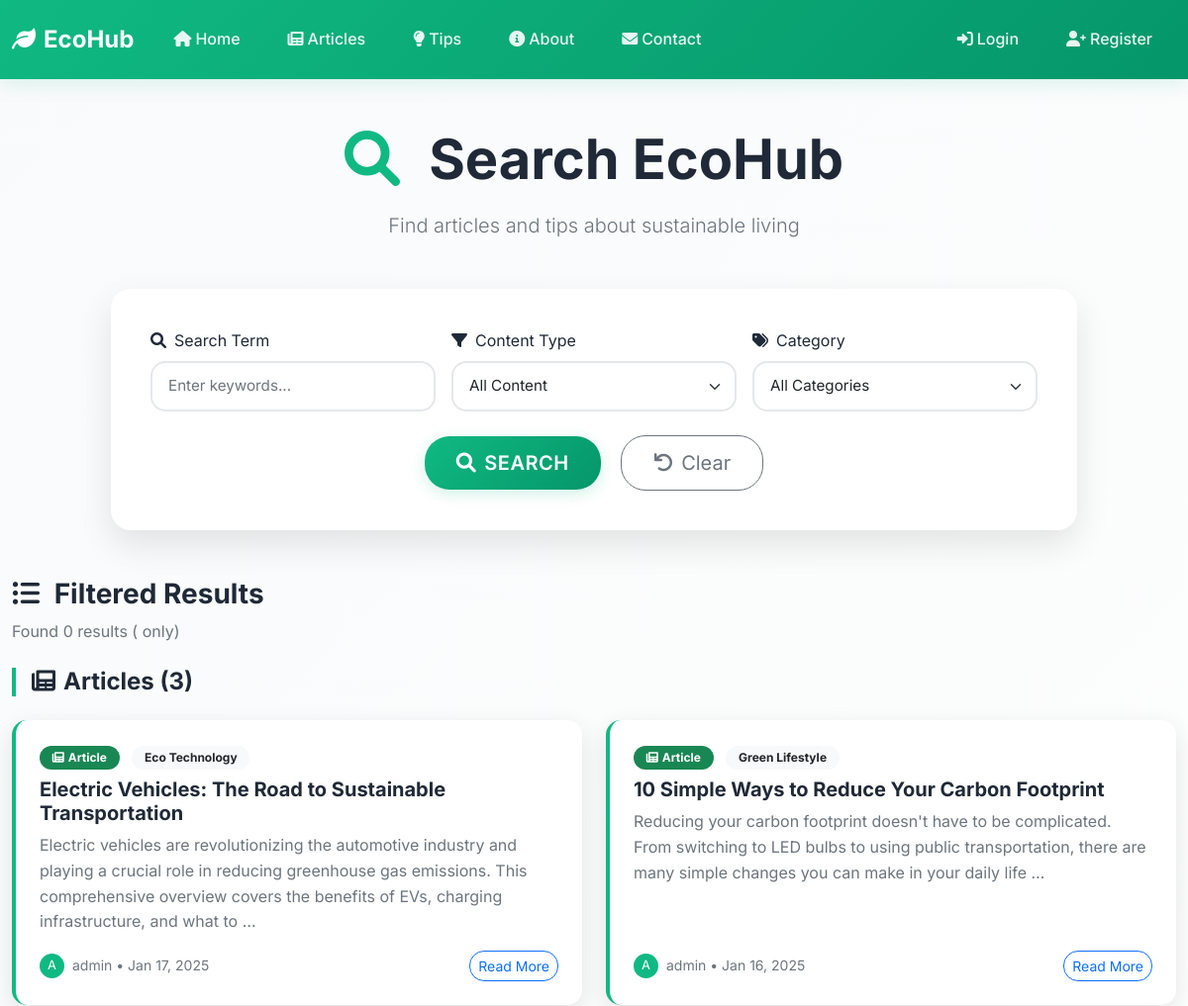
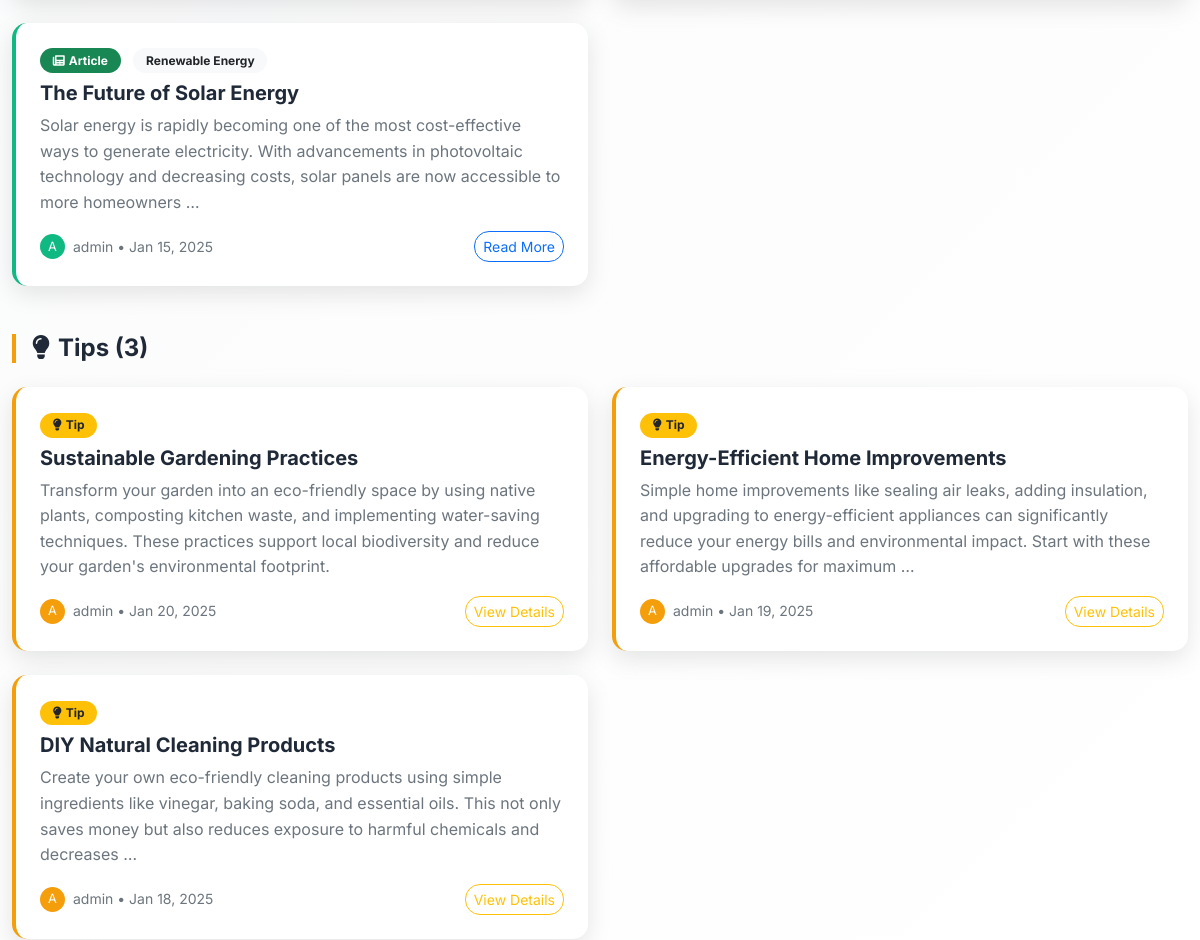
The app's page /search/ (upper part), older data (2 pictures, top to bottom).
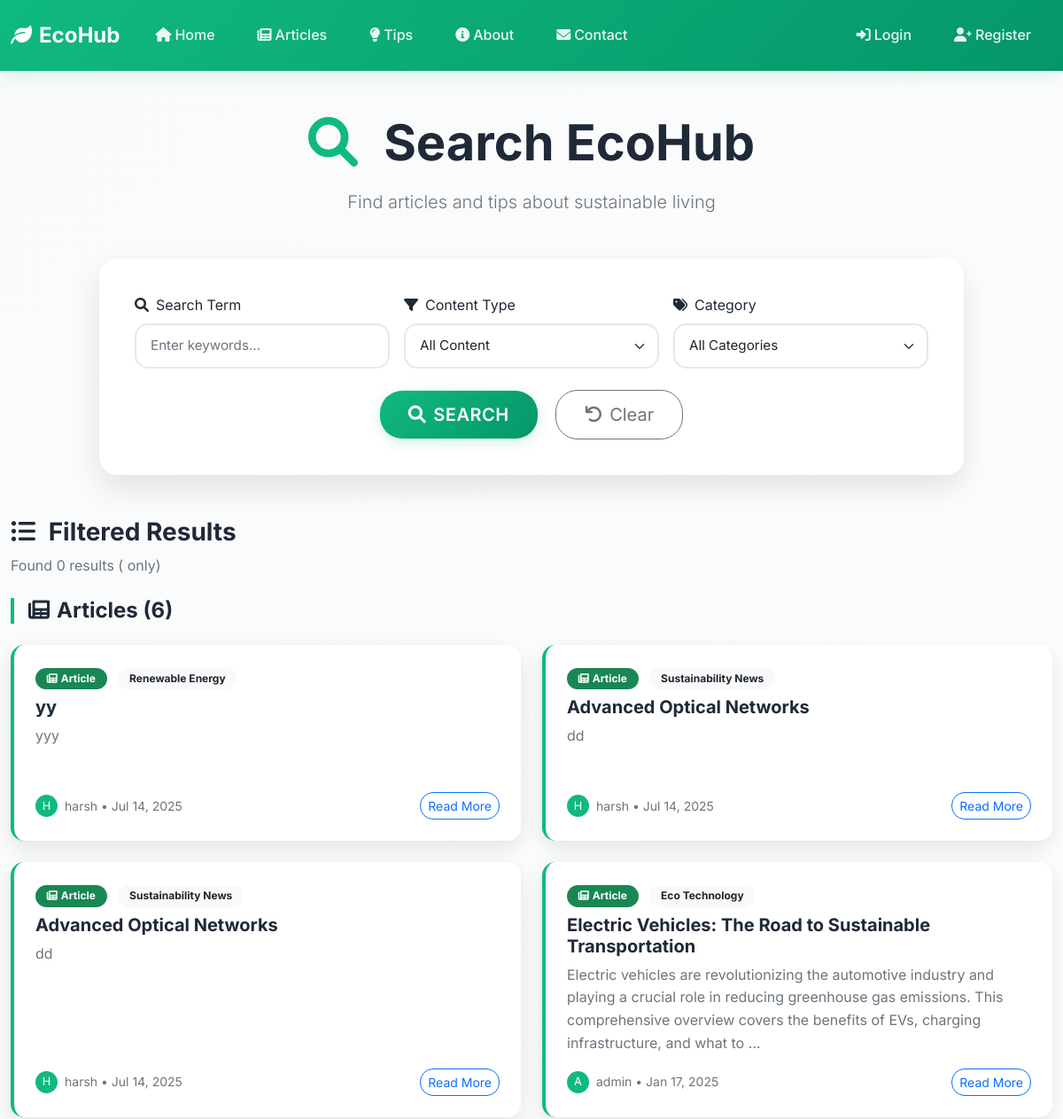
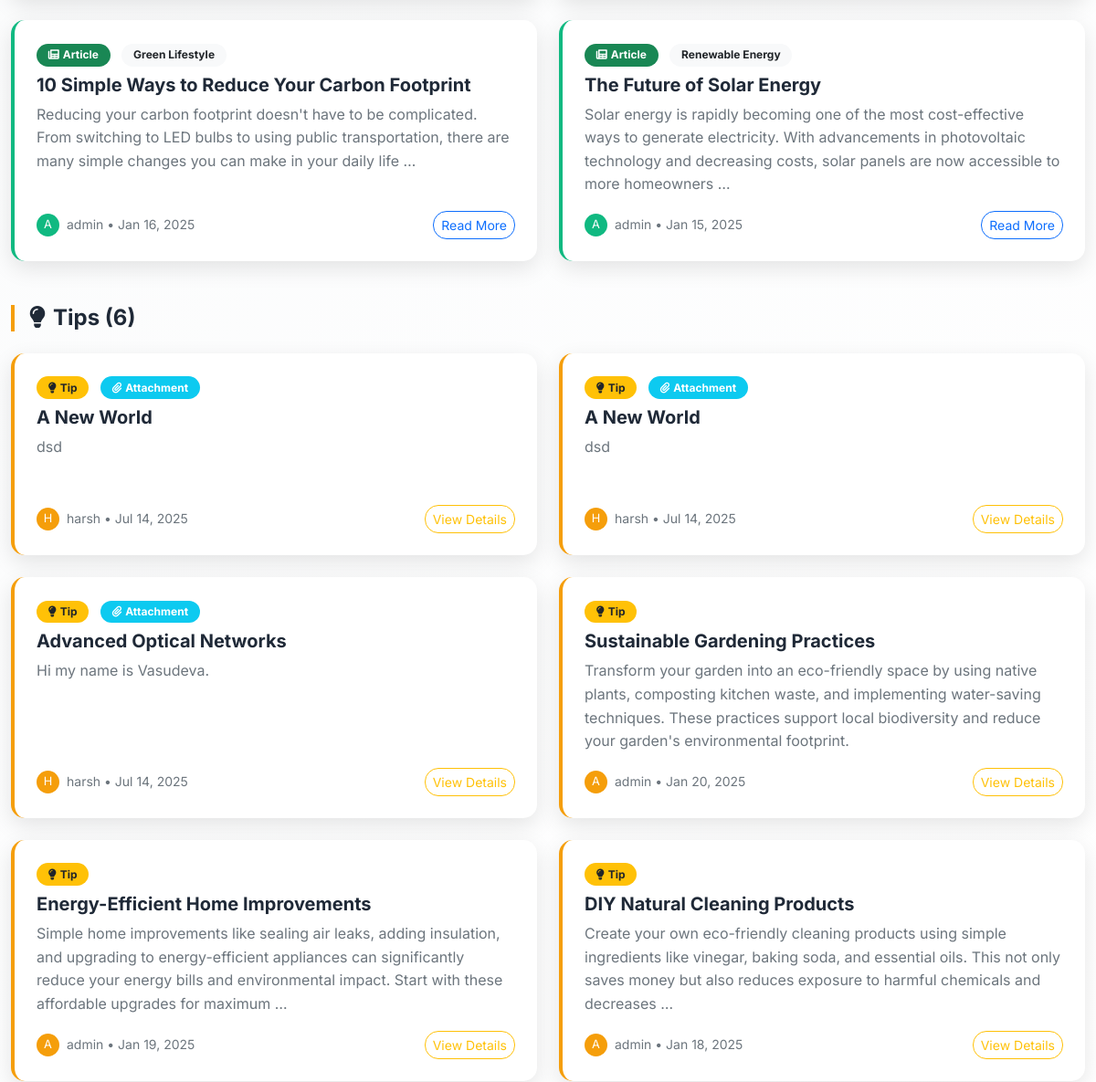
The same page, newer data (2 pictures, top to bottom).
### articles/models.py (models this page shows, shortened)
class Article(models.Model):
    CATEGORY_CHOICES = [
        ('energy', 'Renewable Energy'),
        ('lifestyle', 'Green Lifestyle'),
        ('tech', 'Eco Technology'),
        ('news', 'Sustainability News'),
    ]
    title = models.CharField(max_length=200)
    content = models.TextField()
    author = models.ForeignKey(User, on_delete=models.CASCADE)
    category = models.CharField(max_length=50, choices=CATEGORY_CHOICES)
    image = models.ImageField(upload_to='article_images/', blank=True, null=True)
    created_at = models.DateTimeField(auto_now_add=True)

### tips/models.py (models this page shows, shortened)
class Tip(models.Model):
    CATEGORY_CHOICES = [
        ('energy', 'Renewable Energy'),
        ('lifestyle', 'Green Lifestyle'),
        ('tech', 'Eco Technology'),
        ('news', 'Sustainability News'),
    ]
    title = models.CharField(max_length=200)
    description = models.TextField()
    user = models.ForeignKey(User, on_delete=models.CASCADE)
    category = models.CharField(max_length=50, choices=CATEGORY_CHOICES)
    file_upload = models.FileField(upload_to='tip_uploads/', blank=True, null=True)
    created_at = models.DateTimeField(auto_now_add=True)

### core/views.py (the view)
# urls.py: path('search/', views.search, name='search'),
def search(request):
    query = request.GET.get('q', '')
    search_type = request.GET.get('type', 'all')
    category = request.GET.get('category', '')
    articles = []
    tips = []
    if search_type in ['articles', 'all']:
        article_filter = Q()
        if query:
            article_filter &= (Q(title__icontains=query) | Q(content__icontains=query))
        if category:
            article_filter &= Q(category=category)
        if article_filter:
            articles = list(Article.objects.filter(article_filter).order_by('-created_at'))
        elif not query and not category:
            articles = list(Article.objects.all().order_by('-created_at'))
    if search_type in ['tips', 'all']:
        tip_filter = Q()
        if query:
            tip_filter &= (Q(title__icontains=query) | Q(description__icontains=query))
        if category:
            tip_filter &= Q(category=category)
        if tip_filter:
            tips = list(Tip.objects.filter(tip_filter).order_by('-created_at'))
        elif not query and not category:
            tips = list(Tip.objects.all().order_by('-created_at'))
    context = {
        'query': query,
        'search_type': search_type,
        'category': category,
        'articles': articles,
        'tips': tips,
    }
    return render(request, 'core/search.html', context)

### core/templates/core/search.html (shortened to what the changed rows need)
{% extends 'base.html' %}
{% block content %}
<div class="search-section py-5" style="background: linear-gradient(135deg, var(--bg-light) 0%, #ffffff 100%);">
    <div class="container">
        <div class="search-header text-center mb-5" style="animation: fadeInDown 0.8s ease-out;">
            <h1 class="display-4 fw-bold mb-3" style="color: var(--text-dark);">
                <i class="fas fa-search me-3 text-primary-green"></i>
                Search EcoHub
            </h1>
        </div>
        {% if request.GET.q or request.GET.type != 'all' or request.GET.category %}
        <div class="search-results">
            {% if articles %}
            <div class="articles-section mb-5" style="animation: fadeInUp 1s ease-out;">
                <h4 class="section-title fw-bold mb-4" style="color: var(--text-dark); border-left: 4px solid var(--primary-green); padding-left: 1rem;">
                    <i class="fas fa-newspaper me-2"></i>Articles ({{ articles|length }})
                </h4>
                <div class="row row-cols-1 row-cols-lg-2 g-4">
                    {% for article in articles %}
                    <div class="col">
                        <div class="result-card h-100" style="background: white; border-radius: 15px; padding: 1.5rem; box-shadow: 0 8px 25px rgba(0, 0, 0, 0.1); transition: all 0.3s ease; border-left: 4px solid var(--primary-green); display: flex; flex-direction: column;">
                            <div class="result-content flex-grow-1 d-flex flex-column">
                                <div class="result-meta mb-2">
                                    <span class="badge bg-success" style="border-radius: 15px; padding: 0.4rem 0.8rem;">
                                        <i class="fas fa-newspaper me-1"></i>Article
                                    </span>
                                    {% if article.category %}
                                    <span class="badge bg-light text-dark ms-2" style="border-radius: 15px; padding: 0.4rem 0.8rem;">
                                        {{ article.get_category_display }}
                                    </span>
                                    {% endif %}
                                </div>
                                <h5 class="result-title fw-bold mb-2" style="color: var(--text-dark);">
                                    <a href="{% url 'article-detail' article.pk %}" class="text-decoration-none" style="color: inherit;">
                                        {{ article.title }}
                                    </a>
                                </h5>
                                <p class="result-excerpt text-muted mb-3 flex-grow-1">{{ article.content|truncatewords:30 }}</p>
                                <div class="result-footer d-flex align-items-center justify-content-between mt-auto">
                                    <div class="author-info d-flex align-items-center">
                                        <div class="avatar-small" style="width: 25px; height: 25px; background: var(--primary-green); border-radius: 50%; display: flex; align-items: center; justify-content: center; color: white; font-size: 0.8rem; margin-right: 0.5rem;">
                                            {{ article.author.username|first|upper }}
                                        </div>
                                        <small class="text-muted">{{ article.author.username }} • {{ article.created_at|date:"M d, Y" }}</small>
                                    </div>
                                    <a href="{% url 'article-detail' article.pk %}" class="btn btn-sm btn-outline-primary" style="border-radius: 15px;">
                                        Read More
                                    </a>
                                </div>
                            </div>
                        </div>
                    </div>
                    {% endfor %}
                </div>
            </div>
            {% endif %}
            {% if tips %}
            <div class="tips-section mb-5" style="animation: fadeInUp 1.2s ease-out;">
                <h4 class="section-title fw-bold mb-4" style="color: var(--text-dark); border-left: 4px solid #f59e0b; padding-left: 1rem;">
                    <i class="fas fa-lightbulb me-2"></i>Tips ({{ tips|length }})
                </h4>
                <div class="row row-cols-1 row-cols-lg-2 g-4">
                    {% for tip in tips %}
                    <div class="col">
                        <div class="result-card h-100" style="background: white; border-radius: 15px; padding: 1.5rem; box-shadow: 0 8px 25px rgba(0, 0, 0, 0.1); transition: all 0.3s ease; border-left: 4px solid #f59e0b; display: flex; flex-direction: column;">
                            <div class="result-content flex-grow-1 d-flex flex-column">
                                <div class="result-meta mb-2">
                                    <span class="badge bg-warning text-dark" style="border-radius: 15px; padding: 0.4rem 0.8rem;">
                                        <i class="fas fa-lightbulb me-1"></i>Tip
                                    </span>
                                    {% if tip.file_upload %}
                                    <span class="badge bg-info text-white ms-2" style="border-radius: 15px; padding: 0.4rem 0.8rem;">
                                        <i class="fas fa-paperclip me-1"></i>Attachment
                                    </span>
                                    {% endif %}
                                </div>
                                <h5 class="result-title fw-bold mb-2" style="color: var(--text-dark);">
                                    <a href="{% url 'tip-detail' tip.pk %}" class="text-decoration-none" style="color: inherit;">
                                        {{ tip.title }}
                                    </a>
                                </h5>
                                <p class="result-excerpt text-muted mb-3 flex-grow-1">{{ tip.description|truncatewords:30 }}</p>
                                <div class="result-footer d-flex align-items-center justify-content-between mt-auto">
                                    <div class="author-info d-flex align-items-center">
                                        <div class="avatar-small" style="width: 25px; height: 25px; background: #f59e0b; border-radius: 50%; display: flex; align-items: center; justify-content: center; color: white; font-size: 0.8rem; margin-right: 0.5rem;">
                                            {{ tip.user.username|first|upper }}
                                        </div>
                                        <small class="text-muted">{{ tip.user.username }} • {{ tip.created_at|date:"M d, Y" }}</small>
                                    </div>
                                    <a href="{% url 'tip-detail' tip.pk %}" class="btn btn-sm btn-outline-warning" style="border-radius: 15px;">
                                        View Details
                                    </a>
                                </div>
                            </div>
                        </div>
                    </div>
                    {% endfor %}
                </div>
            </div>
            {% endif %}
        </div>
        {% endif %}
    </div>
</div>
{% endblock %}

Row changes from the older to the newer data that the page shows:
added Article: category "Renewable Energy", title "yy", content "yyy", author.username|first "H", author.username "harsh", created_at "Jul 14, 2025"
added Article: category "Sustainability News", title "Advanced Optical Networks", content "dd", author.username|first "H", author.username "harsh", created_at "Jul 14, 2025"
added Article: category "Sustainability News", title "Advanced Optical Networks", content "dd", author.username|first "H", author.username "harsh", created_at "Jul 14, 2025"
added Tip: shows "Attachment", title "A New World", description "dsd", user.username|first "H", user.username "harsh", created_at "Jul 14, 2025"
added Tip: shows "Attachment", title "A New World", description "dsd", user.username|first "H", user.username "harsh", created_at "Jul 14, 2025"
added Tip: shows "Attachment", title "Advanced Optical Networks", description "Hi my name is Vasudeva.", user.username|first "H", user.username "harsh", created_at "Jul 14, 2025"
Text that changed along with them:
{{ articles|length }}: "3" → "6"
{{ tips|length }}: "3" → "6"
